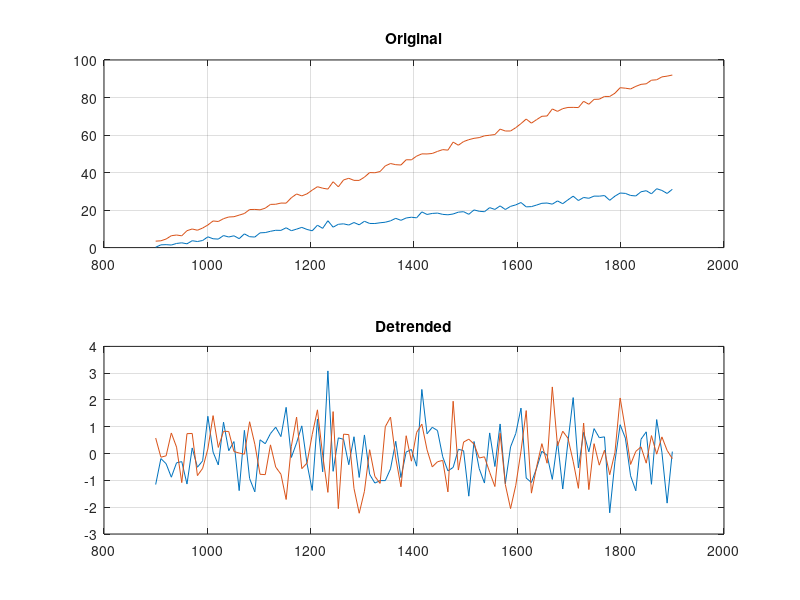

Source code (MATLAB):
x = linspace(900, 1900);
y1 = randn(size(x)) + cumsum(ones(size(x)))*0.3 + 1;
y2 = randn(size(x)) + cumsum(ones(size(x)))*0.9 + 2;
y1d = detrend(y1);
y2d = detrend(y2);
figure(1)
subplot(2,1,1)
plot(x, y1,    x, y2)
title('Original')
grid
subplot(2,1,2)
plot(x, y1d,    x, y2d)
title('Detrended')
grid